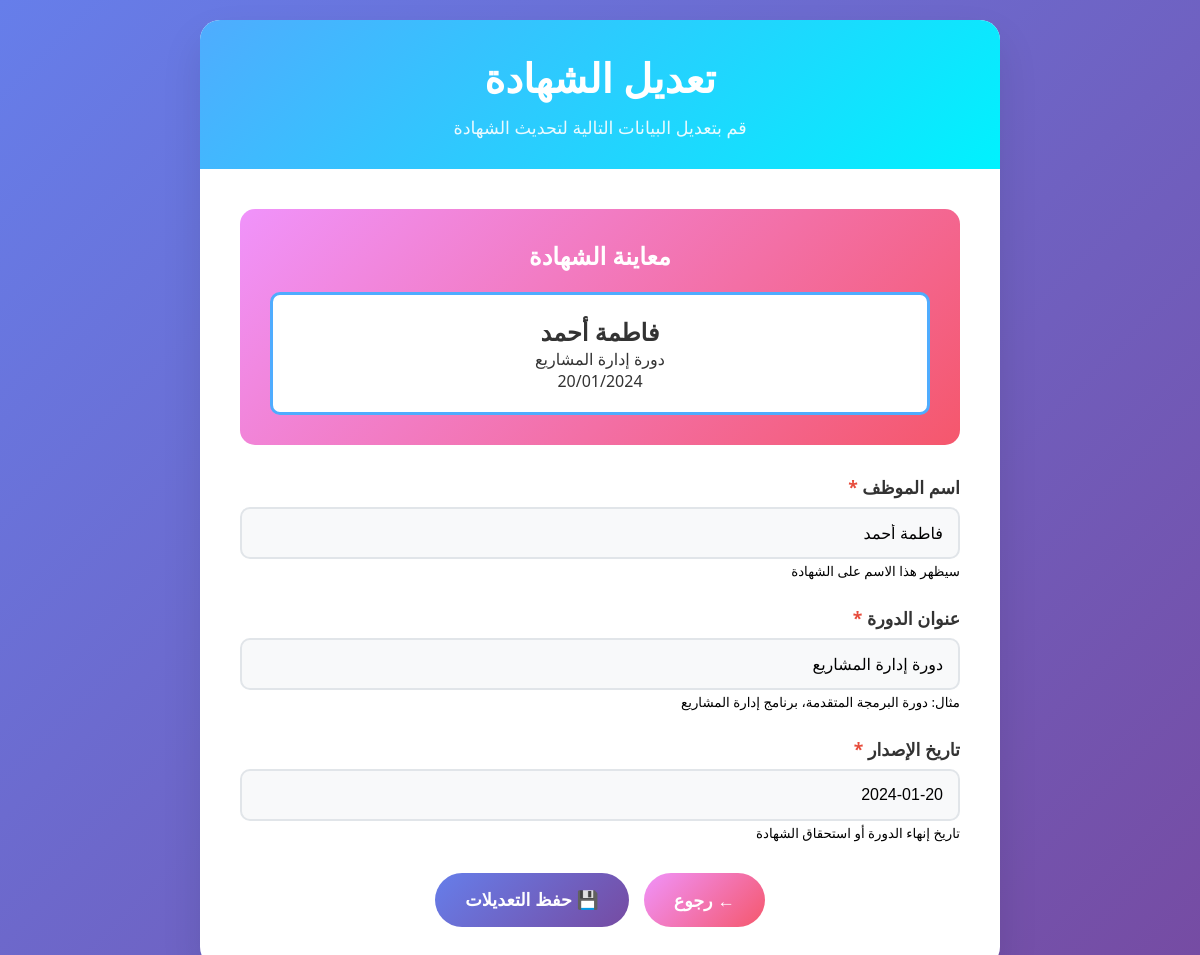
The page /edit/7/ on the database its author committed.
### main/models.py (models this page shows, shortened)
class Certificate(models.Model):
    employee_name = models.CharField(max_length=200)
    course_title = models.CharField(max_length=200)
    issue_date = models.DateField()
    logo = models.ImageField(upload_to="logos/", blank=True, null=True)
    pdf_file = models.FileField(upload_to="certificates/", blank=True, null=True)
    created_at = models.DateTimeField(auto_now_add=True)

### main/views.py (the view)
# urls.py: path('edit/<int:cert_id>/', views.edit_certificate, name="edit_certificate"),
def edit_certificate(request, cert_id):
    try:
        cert = Certificate.objects.get(id=cert_id)
    except Certificate.DoesNotExist:
        return redirect("main:list_certificates")
    if request.method == "POST":
        form = CertificateForm(request.POST, request.FILES, instance=cert)
        if form.is_valid():
            cert = form.save()
            pdf_path = generate_certificate(cert)
            cert.pdf_file.name = pdf_path.replace("media/", "")
            cert.save()
            return redirect("main:list_certificates")
    else:
        form = CertificateForm(instance=cert)
    return render(request, "main/edit_certificate.html", {"form": form, "cert": cert})

### main/forms.py
class CertificateForm(forms.ModelForm):
    class Meta:
        model = Certificate
        fields = ['employee_name', 'course_title', 'issue_date', 'logo']

### main/templates/main/edit_certificate.html (shortened to what this page needs)
<!DOCTYPE html>
<html lang="ar" dir="rtl">
<head>
</head>
<body>
    <div class="container">
        <div class="header">
            <h1>تعديل الشهادة</h1>
            <p>قم بتعديل البيانات التالية لتحديث الشهادة</p>
        </div>
        <div class="form-container">
            <div class="preview-section">
                <h3>معاينة الشهادة</h3>
                <div class="certificate-preview">
                    <h2 id="preview-name">{{ cert.employee_name }}</h2>
                    <p id="preview-course">{{ cert.course_title }}</p>
                    <p id="preview-date">{{ cert.issue_date|date:"d/m/Y" }}</p>
                </div>
            </div>
            <form method="post" enctype="multipart/form-data">
                <div class="form-group">
                    <label for="{{ form.employee_name.id_for_label }}">اسم الموظف <span class="required">*</span></label>
                    {{ form.employee_name }}
                    <small>سيظهر هذا الاسم على الشهادة</small>
                </div>
                <div class="form-group">
                    <label for="{{ form.course_title.id_for_label }}">عنوان الدورة <span class="required">*</span></label>
                    {{ form.course_title }}
                    <small>مثال: دورة البرمجة المتقدمة، برنامج إدارة المشاريع</small>
                </div>
                <div class="form-group">
                    <label for="{{ form.issue_date.id_for_label }}">تاريخ الإصدار <span class="required">*</span></label>
                    {{ form.issue_date }}
                    <small>تاريخ إنهاء الدورة أو استحقاق الشهادة</small>
                </div>
                <div class="btn-container">
                    <a href="{% url 'main:list_certificates' %}" class="btn btn-secondary">← رجوع</a>
                    <button type="submit" class="btn btn-primary">💾 حفظ التعديلات</button>
                </div>
            </form>
        </div>
    </div>
</body>
</html>

### main/templates/main/edit_certificate.html (style rules this page uses)
* { margin: 0; padding: 0; box-sizing: border-box; }
body { font-family: 'Segoe UI', Tahoma, Geneva, Verdana, sans-serif; background: linear-gradient(135deg, #667eea 0%, #764ba2 100%); min-height: 100vh; padding: 20px; direction: rtl; }
.container { max-width: 800px; margin: 0 auto; background: white; border-radius: 20px; box-shadow: 0 20px 40px rgba(0,0,0,0.1); overflow: hidden; }
.header { background: linear-gradient(135deg, #4facfe 0%, #00f2fe 100%); color: white; padding: 30px; text-align: center; }
.header h1 { font-size: 2.5rem; margin-bottom: 10px; font-weight: 700; }
.header p { font-size: 1.1rem; opacity: 0.9; }
.form-container { padding: 40px; }
.preview-section { background: linear-gradient(135deg, #f093fb 0%, #f5576c 100%); color: white; padding: 30px; margin-bottom: 30px; border-radius: 15px; text-align: center; }
.preview-section h3 { font-size: 1.5rem; margin-bottom: 15px; }
.certificate-preview { background: white; color: #333; padding: 20px; border-radius: 10px; border: 3px solid #4facfe; margin-top: 20px; }
.form-group { margin-bottom: 25px; }
.form-group label { display: block; margin-bottom: 8px; font-weight: 600; color: #333; font-size: 1.1rem; }
.form-group input, .form-group textarea { width: 100%; padding: 15px; border: 2px solid #e1e5e9; border-radius: 10px; font-size: 1rem; transition: all 0.3s ease; background: #f8f9fa; }
.btn-container { display: flex; gap: 15px; justify-content: center; margin-top: 30px; }
.btn { padding: 15px 30px; border: none; border-radius: 50px; font-size: 1.1rem; font-weight: 600; cursor: pointer; transition: all 0.3s ease; text-decoration: none; display: inline-flex; align-items: center; gap: 10px; }
.btn-primary { background: linear-gradient(135deg, #667eea 0%, #764ba2 100%); color: white; }
.btn-secondary { background: linear-gradient(135deg, #f093fb 0%, #f5576c 100%); color: white; }
.required { color: #e74c3c; }

### rows shown on the page
Certificate: employee_name "فاطمة أحمد", course_title "دورة إدارة المشاريع", issue_date "20/01/2024", issue_date "2024-01-20"
